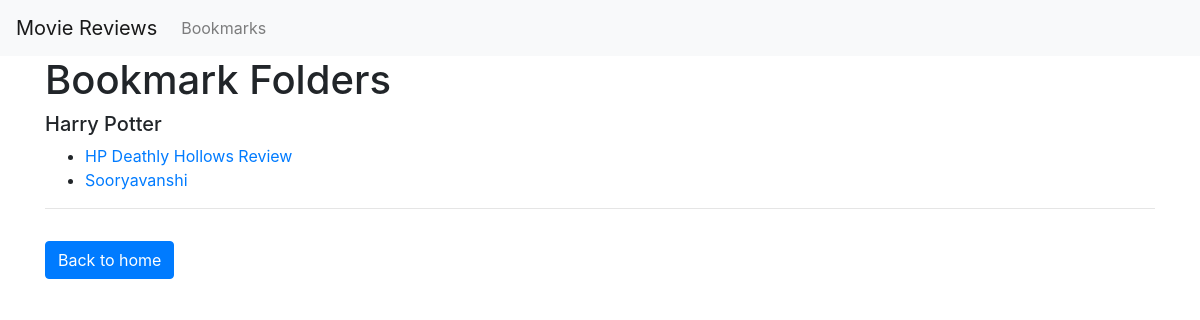
Page /reviews/bookmarks (signed in) on the committed database.
### moviereviews/models.py (models this page shows, shortened)
class BookmarkFolder(models.Model):
  name = models.CharField(max_length=50)
  owner = models.ForeignKey(
    User, on_delete=models.CASCADE, related_name='bookmark_folders')

class Bookmark(models.Model):
  name = models.CharField(max_length=50)
  link = models.CharField(max_length=200)
  folder = models.ForeignKey(
    BookmarkFolder, on_delete=models.CASCADE, related_name='bookmarks')

### moviereviews/views.py (the view)
# urls.py: path('bookmarks', views.BookmarksView.as_view(), name='bookmarks'),
class BookmarksView(LoginRequiredMixin, TemplateView):
  template_name = 'moviereviews/bookmarks.html'
  login_url = '/admin/login/'
  def get_context_data(self, **kwargs):
    context = super().get_context_data(**kwargs)
    context['folders'] = BookmarkFolder.objects.filter(
      owner=self.request.user, bookmarks__isnull=False).distinct().order_by(
        'name')
    return context

### moviereviews/templates/moviereviews/bookmarks.html (shortened to what this page needs)
{% extends "base.html" %}
{% block content %}
<h1>Bookmark Folders</h1>
{% for folder in folders %}
  <h5>{{ folder.name }}</h5>
   <ul>
      {% for bookmark in folder.bookmarks.all %}
      <li>
        <a href="{{bookmark.link}}" target="_blank">
          {{ bookmark.name }}
          </a>
      </li>
      {% endfor %}
  </ul>
  <hr>
{% endfor %}
<a href="{% url 'moviereviews:index' %}" class="btn btn-primary mt-3">Back to home</a>
{% endblock %}

### rows in the picture
BookmarkFolder: name "Harry Potter"
Bookmark: name "HP Deathly Hollows Review"
Bookmark: name "Sooryavanshi"
